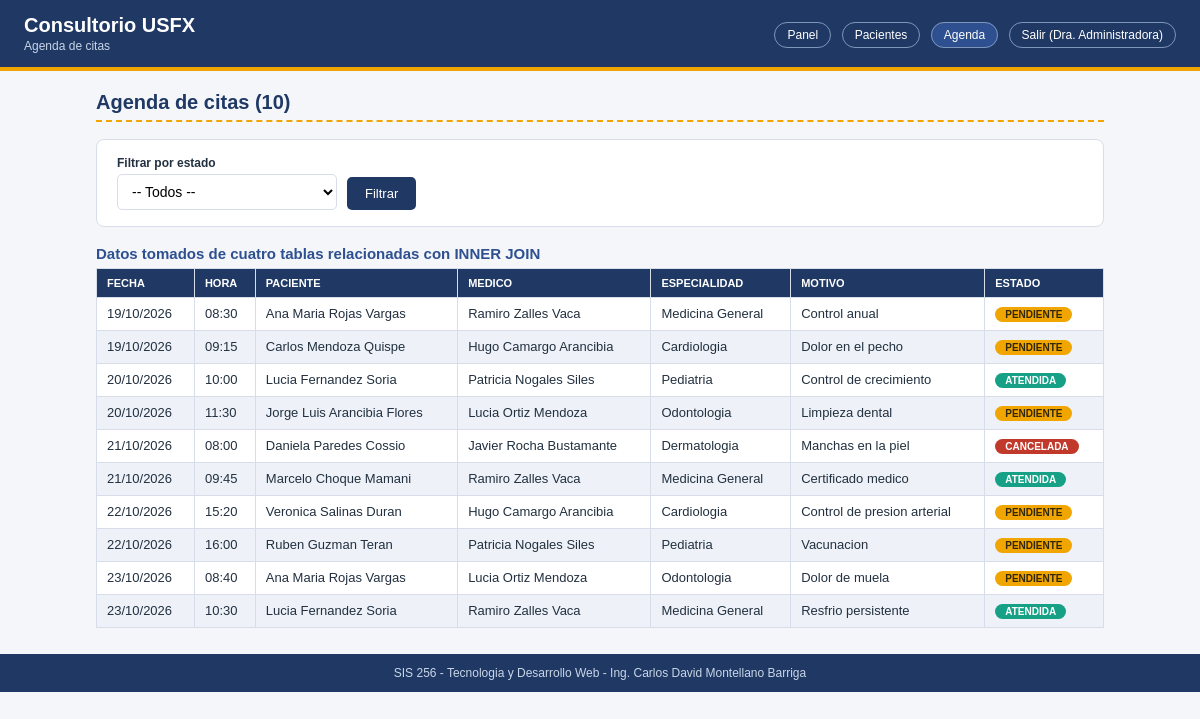
/laboratorio3/agenda.php (signed in), run on the app's committed database.
### tables this page shows
CREATE TABLE `citas` (
  `id` int(11) NOT NULL,
  `paciente_id` int(11) NOT NULL,
  `medico_id` int(11) NOT NULL,
  `fecha` date NOT NULL,
  `hora` time NOT NULL,
  `motivo` varchar(150) NOT NULL,
  `estado` enum('pendiente','atendida','cancelada') NOT NULL DEFAULT 'pendiente'
);

CREATE TABLE `especialidades` (
  `id` int(11) NOT NULL,
  `nombre` varchar(80) NOT NULL
);

### laboratorio3/agenda.php (the view, shortened to what this page needs)
<?php
require_once "conexion.php";
include "menu.php";
$sql = "SELECT c.fecha, c.hora,
               CONCAT(p.nombres, ' ', p.apellidos) AS paciente,
               CONCAT(m.nombres, ' ', m.apellidos) AS medico,
               e.nombre AS especialidad,
               c.motivo, c.estado
        FROM citas c
        INNER JOIN pacientes      p ON c.paciente_id = p.id
        INNER JOIN medicos        m ON c.medico_id = m.id
        INNER JOIN especialidades e ON m.especialidad_id = e.id";
$sql .= " ORDER BY c.fecha, c.hora";
$stmt = $conn->prepare($sql);
$stmt->execute();
$resultado = $stmt->get_result();
$total = $resultado->num_rows;
?>
    <h2>Agenda de citas (<?php echo $total; ?>)</h2>
    <form action="agenda.php" method="get" class="panel">
        <div class="barra">
            <div style="width:220px;">
                <label for="estado">Filtrar por estado</label>
                <select id="estado" name="estado">
                    <option value="">-- Todos --</option>
                </select>
            </div>
            <button type="submit" class="boton">Filtrar</button>
        </div>
    </form>
    <h3>Datos tomados de cuatro tablas relacionadas con INNER JOIN</h3>
    <?php if ($total === 0) { ?>
        <div class="aviso aviso-error">No hay citas con ese estado.</div>
    <?php } else { ?>
        <table>
            <thead>
                <tr>
                    <th>Fecha</th><th>Hora</th><th>Paciente</th><th>Medico</th>
                    <th>Especialidad</th><th>Motivo</th><th>Estado</th>
                </tr>
            </thead>
            <tbody>
            <?php while ($c = $resultado->fetch_assoc()) { ?>
                <tr>
                    <td><?php echo e(date("d/m/Y", strtotime($c["fecha"]))); ?></td>
                    <td><?php echo e(substr($c["hora"], 0, 5)); ?></td>
                    <td><?php echo e($c["paciente"]); ?></td>
                    <td><?php echo e($c["medico"]); ?></td>
                    <td><?php echo e($c["especialidad"]); ?></td>
                    <td><?php echo e($c["motivo"]); ?></td>
                    <td><span class="etiqueta et-<?php echo e($c["estado"]); ?>"><?php echo e($c["estado"]); ?></span></td>
                </tr>
            <?php } ?>
            </tbody>
        </table>
    <?php } ?>
</div>

### laboratorio3/estilos.css (style rules this page uses)
:root { --azul: #1f3864; --azul-claro: #2e5090; --dorado: #f0a500; --verde: #16a085; --rojo: #c0392b; --gris: #f4f6f9; --borde: #d8dee9; --texto: #22303f; }
* { box-sizing: border-box; }
body { margin: 0; font-family: Arial, Helvetica, sans-serif; background: var(--gris); color: var(--texto); }
h2 { color: var(--azul); border-bottom: 2px dashed var(--dorado); padding-bottom: 6px; font-size: 20px; }
h3 { color: var(--azul-claro); margin-bottom: 6px; font-size: 15px; }
.panel { background: #fff; border: 1px solid var(--borde); border-radius: 8px; padding: 16px 20px; margin-bottom: 18px; }
.barra { display: flex; gap: 10px; align-items: flex-end; flex-wrap: wrap; }
label { display: block; font-size: 12px; font-weight: bold; margin-bottom: 4px; }
input[type="text"], input[type="email"], input[type="password"], input[type="date"], input[type="time"], input[type="file"], select, textarea { width: 100%; padding: 8px 10px; border: 1px solid var(--borde); border-radius: 5px; font-size: 14px; background: #fff; }
.boton { display: inline-block; background: var(--azul); color: #fff; border: none; border-radius: 5px; padding: 9px 18px; font-size: 13px; cursor: pointer; text-decoration: none; transition: background .2s; }
table { width: 100%; border-collapse: collapse; background: #fff; }
th, td { border: 1px solid var(--borde); padding: 8px 10px; font-size: 13px; text-align: left; vertical-align: middle; }
thead th { background: var(--azul); color: #fff; text-transform: uppercase; font-size: 11px; }
tbody tr:nth-child(even) { background: #eef2f8; }
.etiqueta { display: inline-block; border-radius: 10px; padding: 2px 10px; font-size: 10px; font-weight: bold; text-transform: uppercase; background: var(--dorado); color: #33270a; }
.et-pendiente { background: var(--dorado); color: #33270a; }
.et-atendida { background: var(--verde); color: #fff; }
.et-cancelada { background: var(--rojo); color: #fff; }

### data on the page
citas: fecha "19/10/2026", hora "08:30", paciente "Ana Maria Rojas Vargas", medico "Ramiro Zalles Vaca", especialidades.nombre "Medicina General", motivo "Control anual", estado "PENDIENTE"
citas: fecha "19/10/2026", hora "09:15", paciente "Carlos Mendoza Quispe", medico "Hugo Camargo Arancibia", especialidades.nombre "Cardiologia", motivo "Dolor en el pecho", estado "PENDIENTE"
citas: fecha "20/10/2026", hora "10:00", paciente "Lucia Fernandez Soria", medico "Patricia Nogales Siles", especialidades.nombre "Pediatria", motivo "Control de crecimiento", estado "ATENDIDA"
citas: fecha "20/10/2026", hora "11:30", paciente "Jorge Luis Arancibia Flores", medico "Lucia Ortiz Mendoza", especialidades.nombre "Odontologia", motivo "Limpieza dental", estado "PENDIENTE"
citas: fecha "21/10/2026", hora "08:00", paciente "Daniela Paredes Cossio", medico "Javier Rocha Bustamante", especialidades.nombre "Dermatologia", motivo "Manchas en la piel", estado "CANCELADA"
citas: fecha "21/10/2026", hora "09:45", paciente "Marcelo Choque Mamani", medico "Ramiro Zalles Vaca", especialidades.nombre "Medicina General", motivo "Certificado medico", estado "ATENDIDA"
citas: fecha "22/10/2026", hora "15:20", paciente "Veronica Salinas Duran", medico "Hugo Camargo Arancibia", especialidades.nombre "Cardiologia", motivo "Control de presion arterial", estado "PENDIENTE"
citas: fecha "22/10/2026", hora "16:00", paciente "Ruben Guzman Teran", medico "Patricia Nogales Siles", especialidades.nombre "Pediatria", motivo "Vacunacion", estado "PENDIENTE"
citas: fecha "23/10/2026", hora "08:40", paciente "Ana Maria Rojas Vargas", medico "Lucia Ortiz Mendoza", especialidades.nombre "Odontologia", motivo "Dolor de muela", estado "PENDIENTE"
citas: fecha "23/10/2026", hora "10:30", paciente "Lucia Fernandez Soria", medico "Ramiro Zalles Vaca", especialidades.nombre "Medicina General", motivo "Resfrio persistente", estado "ATENDIDA"

### other printed values
$subtitulo "Agenda de citas"
$_SESSION["nombre"] "Dra. Administradora"
$total "10"
